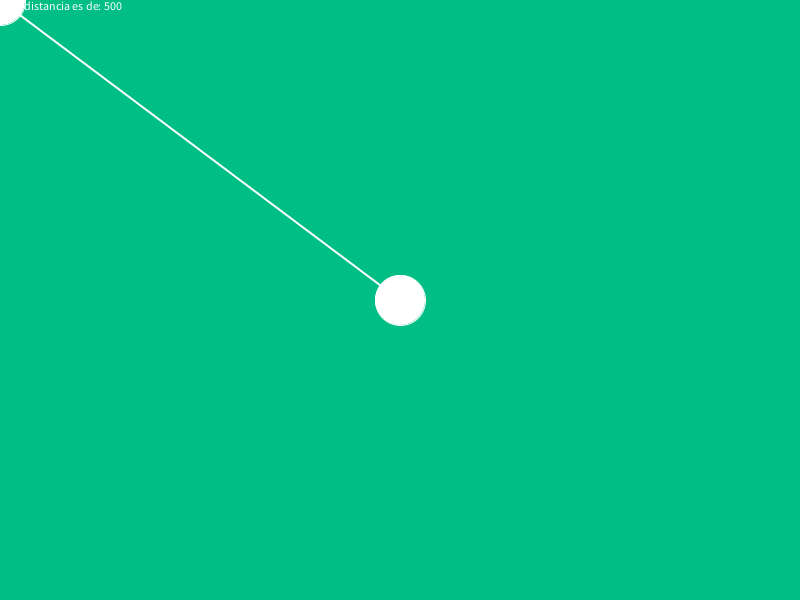
Frame 1 (no input)
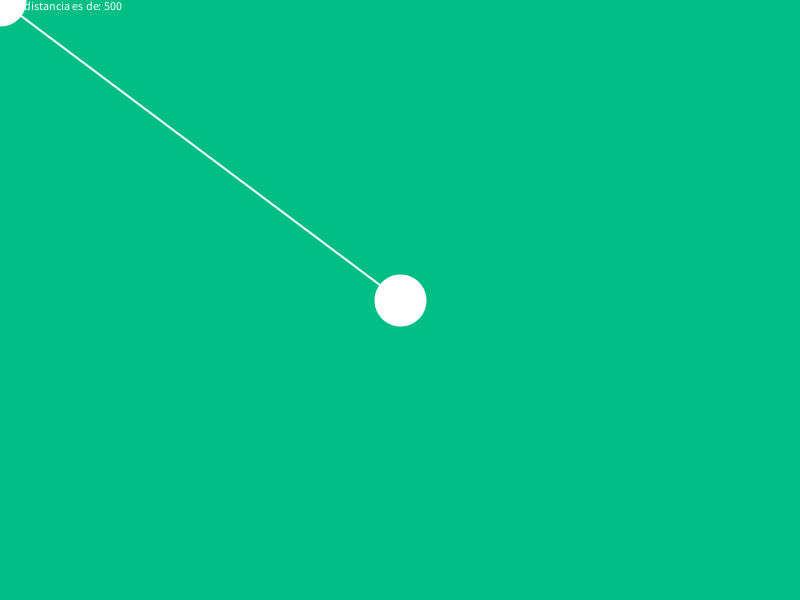
Frame 60 (the mouse pressed at the canvas centre just before this capture)
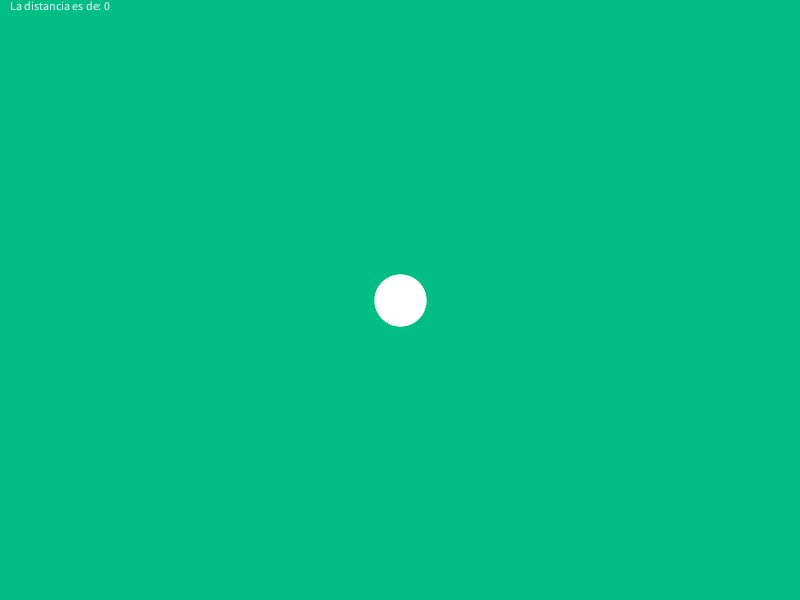
Frame 120 (the mouse held since frame 60 and released just before this capture)

The Processing sketch that drew these frames (run headless with seeded random() and noise(); from frame 60 on, the mouse is pressed at the canvas centre):

// Processing sketch: pitagoras
// ── pitagoras.pde
/**
** Ejemplo 2 : Pitagoras basico.
** Temas: Trigonometria.
** by #90ED Media Art Studio. 
*/
String texto = "La distancia es de: ";

void setup(){
  size(800,600);
  background(0,190,132);
   smooth();
  
}

void draw(){
   background(0,190,132);
   stroke(255);
   fill(255);
   
   ellipse(width/2,height/2,50,50);
   
   ellipse(mouseX,mouseY,50,50);
   strokeWeight(2);
   line(width/2,height/2,mouseX,mouseY);
   
   int distancia = (int)dist(width/2,height/2,mouseX, mouseY);
   text(texto + distancia, 10, 10);
   
   
   
}
